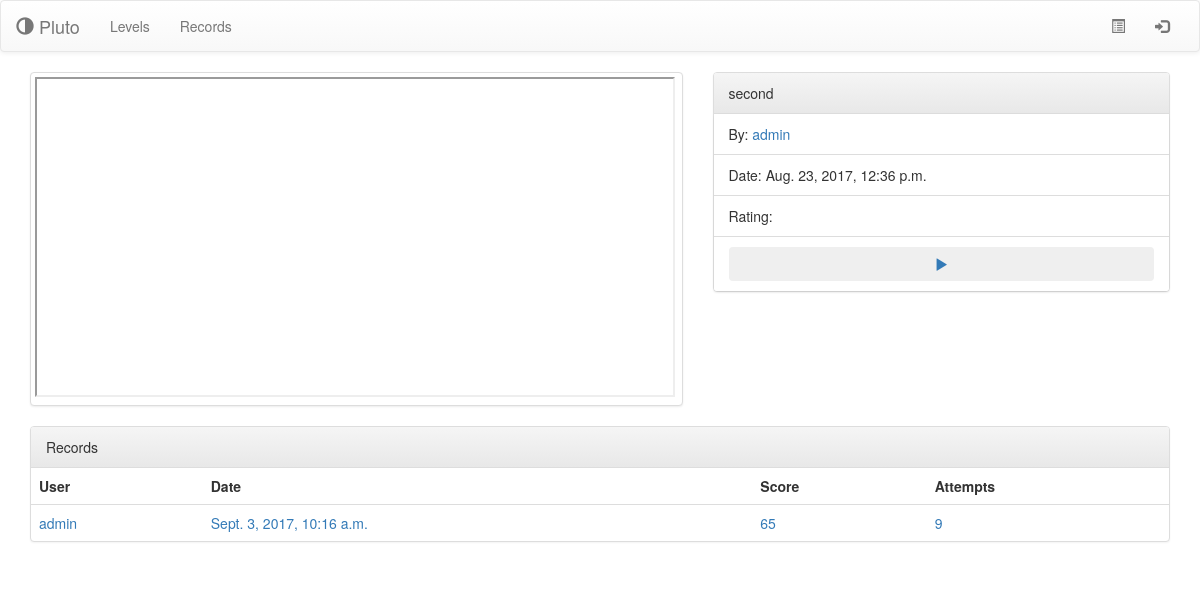
/level/2, run on an earlier commit of the app's database.
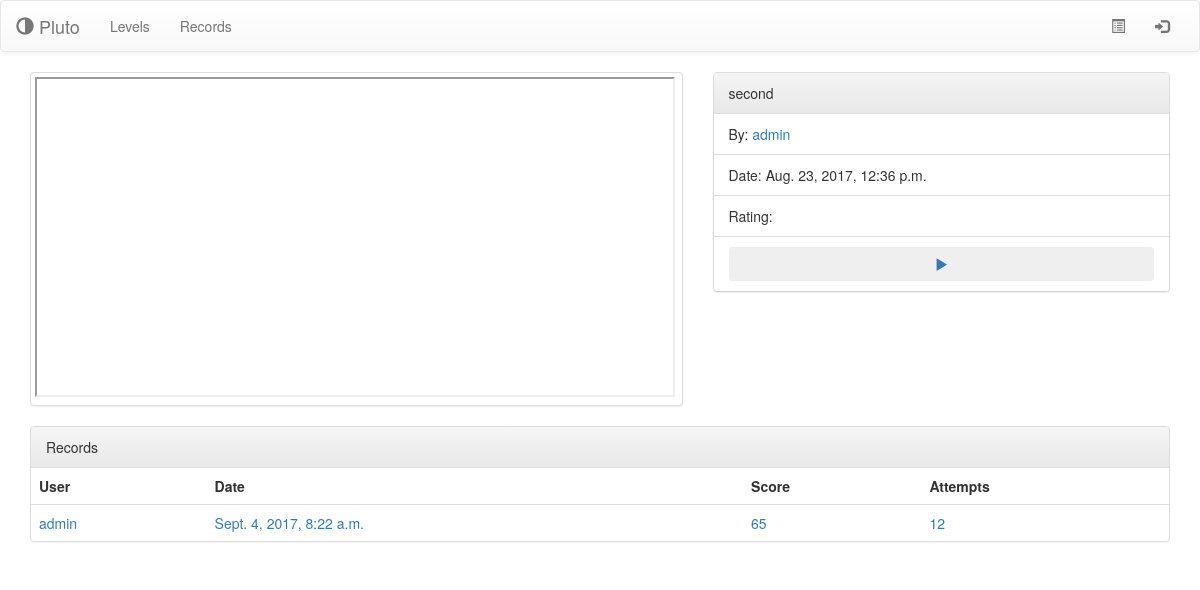
And on a later commit of the database.
### pluto/models.py (models this page shows, shortened)
class Record(models.Model):
    to = models.ForeignKey(Level, related_name='result_to', on_delete=models.CASCADE, blank=False, null=False)
    by = models.ForeignKey(User, related_name='result_by', on_delete=models.CASCADE, blank=False, null=False)
    date = models.DateTimeField(default=timezone.now, blank=False)
    attempts = models.IntegerField(blank=False)
    program = models.TextField(max_length=512)
    result = models.BooleanField(default=False, blank=False)
    score = models.IntegerField(default=0, blank=False)

class User(AbstractUser):
    image = models.ImageField(default='no_image.png', upload_to=user_directory_image_path)
    points = models.FloatField(default=10, blank=False)
    skin = models.CharField(default='polo', blank=False, max_length=32)

### pluto/views.py (the view)
# urls.py: url(r'^level/(?P<level_id>[0-9]+)/play', views.play),
def level(request, level_id=None):
    context = {'level': models.Level.objects.get(id=level_id),
               'records': models.Record.objects.filter(to=level_id)}
    return render(request, 'level.html', context)

### templates/level.html (shortened to what this page needs)
{% extends 'base.html' %}
{% block content %}
    <div class="row">
        <div class="col-lg-7">
             <a href="#" class="thumbnail">
                <iframe src="/level/{{ level.id }}/play"  height="320" width="640"></iframe>
             </a>
        </div>
        <div class="col-lg-5">
            <div class="panel panel-default">
                <div class="panel-heading">
                    {{ level.name }}
                </div>
                <ul class="list-group">
                    <li class="list-group-item">By: <a href="/profile/{{ level.by.id }}">{{ level.by.username }}</a></li>
                    <li class="list-group-item">Date: {{ level.date }}</li>
                    <li class="list-group-item">Rating: {{ level.rating }}</li>
                    <li class="list-group-item">
                        <a href="/play/{{ level.id }}">
                            <button class="btn btn-block"><span class="glyphicon glyphicon-play"></span></button>
                        </a>
                    </li>
                </ul>
            </div>
        </div>
    </div>
    {% if records %}
    <div class="row">
        <div class="col-lg-12">
            <div class="panel panel-default">
                <div class="panel-heading">
                    Records
                </div>
                    <table class="table">
                        <tr>
                            <th>User</th>
                            <th>Date</th>
                            <th>Score</th>
                            <th>Attempts</th>
                        </tr>
                        {% for i in records %}
                        <tr>
                            <td><a href="/profile/{{ i.by.id }}">{{ i.by.username }}</a></td>
                            <td><a href="/record/level={{ level.id }}&user={{ i.by.id }}">{{ i.date }}</a></td>
                            <td><a href="/record/level={{ level.id }}&user={{ i.by.id }}">{{ i.score }}</a></td>
                            <td><a href="/record/level={{ level.id }}&user={{ i.by.id }}">{{ i.attempts }}</a></td>
                        </tr>
                        {% endfor %}
                    </table>
            </div>
        </div>
    </div>
    {% endif %}
{% endblock %}

What changed in the data, as far as the page shows it:
changed Record "admin": date "Sept. 3, 2017, 10:16 a.m." → "Sept. 4, 2017, 8:22 a.m."; attempts "9" → "12"
